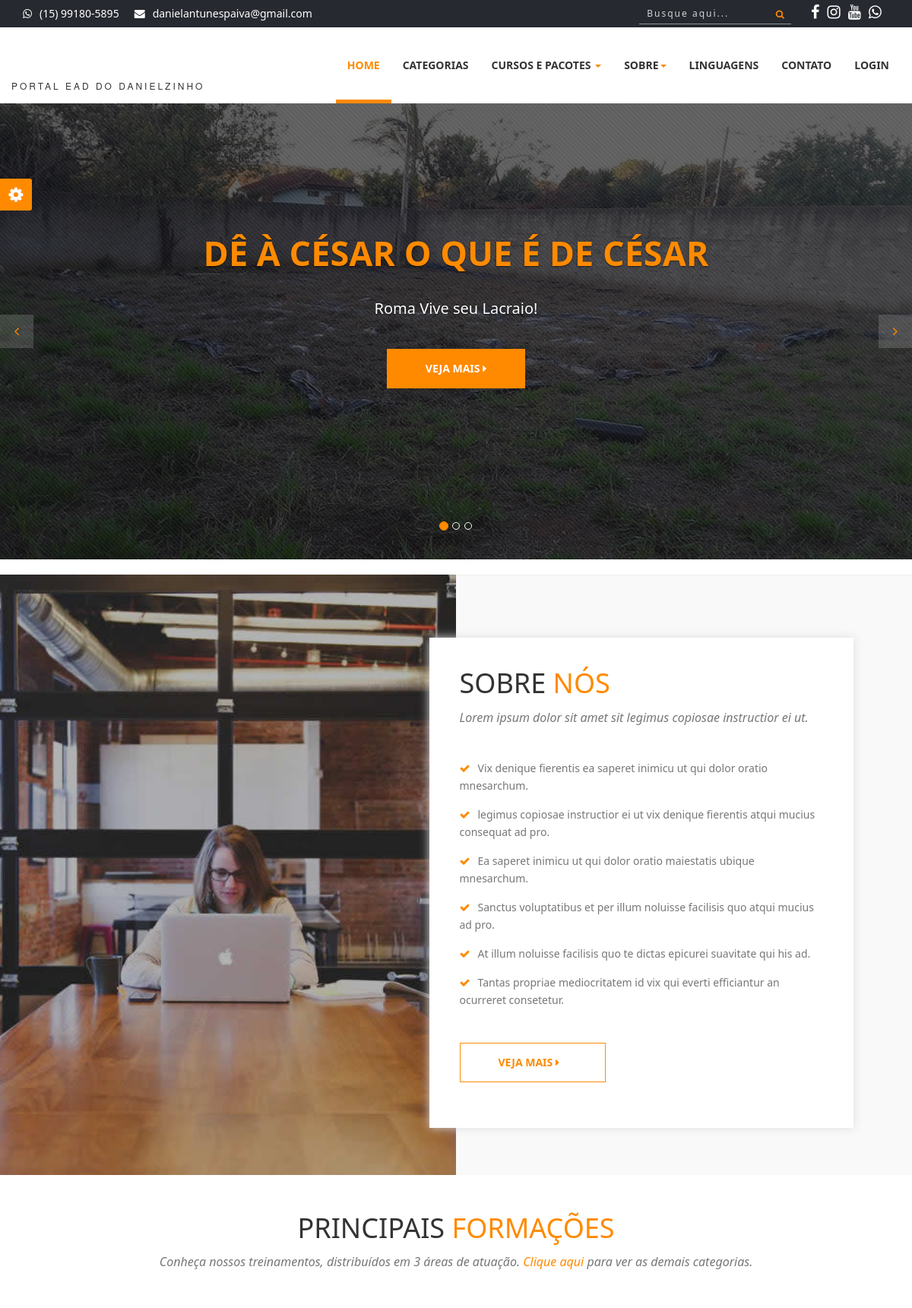
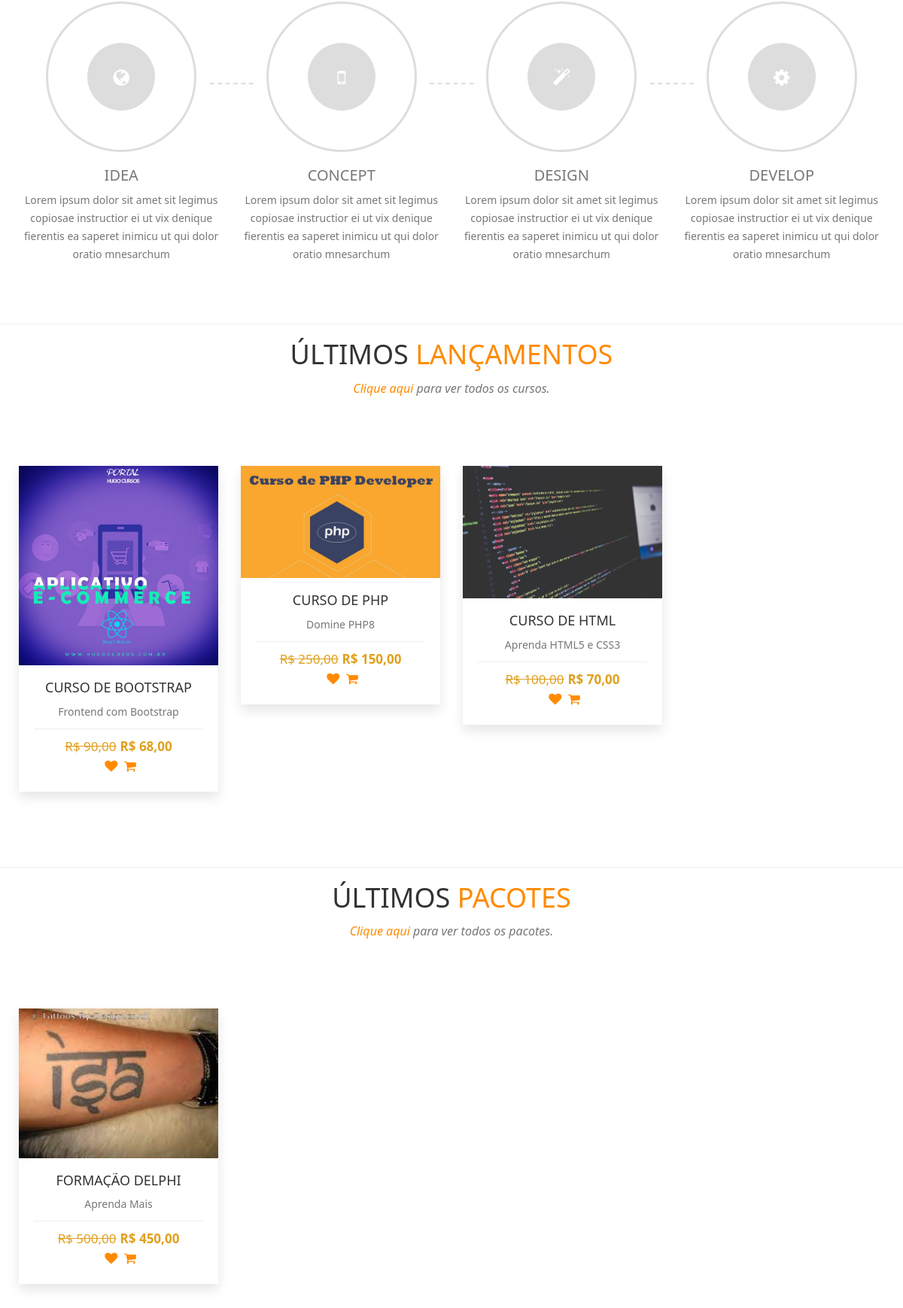
The page / (upper part) on the database its author committed (2 pictures, top to bottom).
### tables this page shows
CREATE TABLE `config` (
  `id` int(11) NOT NULL,
  `nome_sistema` varchar(50) NOT NULL,
  `email_sistema` varchar(50) NOT NULL,
  `tel_sistema` varchar(20) NOT NULL,
  `cnpj_sistema` varchar(25) DEFAULT NULL,
  `tipo_chave_pix` varchar(25) DEFAULT NULL,
  `chave_pix` varchar(100) DEFAULT NULL,
  `logo` varchar(20) NOT NULL,
  `icone` varchar(20) NOT NULL,
  `logo_rel` varchar(20) NOT NULL,
  `qrcode_pix` varchar(20) DEFAULT NULL,
  `facebook` varchar(120) DEFAULT NULL,
  `instagram` varchar(120) DEFAULT NULL,
  `youtube` varchar(120) DEFAULT NULL,
  `itens_pag` int(11) NOT NULL,
  `video_sobre` varchar(100) NOT NULL,
  `itens_relacionados` int(11) NOT NULL,
  `aulas_liberadas` int(11) NOT NULL,
  `desconto_pix` int(11) NOT NULL,
  `email_adm_mat` varchar(5) DEFAULT NULL
);

CREATE TABLE `banner_index` (
  `id` int(11) NOT NULL,
  `foto` varchar(100) NOT NULL,
  `link` varchar(60) NOT NULL,
  `titulo` varchar(50) NOT NULL,
  `descricao` varchar(160) NOT NULL,
  `ativo` varchar(5) NOT NULL
);

CREATE TABLE `cursos` (
  `id` int(11) NOT NULL,
  `nome` varchar(50) NOT NULL,
  `desc_rapida` varchar(60) NOT NULL,
  `desc_longa` text NOT NULL,
  `valor` decimal(8,2) NOT NULL,
  `professor` int(11) NOT NULL,
  `categoria` int(11) NOT NULL,
  `imagem` varchar(100) NOT NULL,
  `status` varchar(20) NOT NULL,
  `carga` int(11) NOT NULL,
  `mensagem` varchar(255) NOT NULL,
  `arquivo` varchar(150) NOT NULL,
  `ano` int(11) NOT NULL,
  `palavras` varchar(255) NOT NULL,
  `grupo` int(11) NOT NULL,
  `nome_url` varchar(150) NOT NULL,
  `pacote` varchar(100) NOT NULL,
  `sistema` varchar(5) NOT NULL,
  `link` varchar(150) NOT NULL,
  `tecnologias` varchar(150) NOT NULL,
  `promocao` decimal(8,2) NOT NULL
);

CREATE TABLE `pacotes` (
  `id` int(11) NOT NULL,
  `nome` varchar(50) NOT NULL,
  `desc_rapida` varchar(60) NOT NULL,
  `desc_longa` text NOT NULL,
  `valor` decimal(8,2) NOT NULL,
  `professor` int(11) NOT NULL,
  `imagem` varchar(100) NOT NULL,
  `grupo` int(11) NOT NULL,
  `ano` int(11) NOT NULL,
  `palavras` varchar(255) NOT NULL,
  `nome_url` varchar(150) NOT NULL,
  `video` varchar(150) NOT NULL,
  `linguagem` int(11) NOT NULL,
  `promocao` decimal(8,2) NOT NULL
);

### index.php (the view, shortened to what the rows shown need)
<?php
require_once('cabecalho.php');
$query = $pdo->query("SELECT * FROM banner_index WHERE ativo = 'Sim' ORDER BY id desc");
$res = $query->fetchAll(PDO::FETCH_ASSOC);
$total_reg = @count($res);
if ($total_reg > 0) {
?>
<div id="myCarousel" class="carousel slide">
        <div class="carousel-inner">
            <?php
            for ($i = 0; $i < $total_reg; $i++) {
                $titulo = $res[$i]['titulo'];
                $link = $res[$i]['link'];
                $descricao = $res[$i]['descricao'];
                $foto = $res[$i]['foto'];
                $classe_ativo = '';
                if ($i == 0) {
                    $classe_ativo = 'active';
                }
            ?>
                <div class="item <?php echo $classe_ativo ?>">
                    <div class="fill" style="background-image:url('sistema/painel-admin/img/banners/<?php echo $foto ?>');"></div>
                    <div class="carousel-caption slide-up">
                        <h1 class="banner_heading"><span><?php echo $titulo ?></span></h1>
                        <p class="banner_txt"><?php echo $descricao ?></p>
                        <div class="slider_btn">
                            <a href="<?php echo $link ?>" type="button" class="btn btn-default slide">Veja Mais <i class="fa fa-caret-right"></i></a>
                        </div>
                    </div>
                </div>
            <?php
            }
            ?>
        </div>
    </div>
<?php
}
?>
<section id="about">
    <div class="container-fluid">
        <div class="col-md-7 col-md-offset-5 col-sm-8 col-sm-offset-2 col-xs-12 text-inner ">
            <div class="text-block">
                <div class="section-heading">
                    <h1>SOBRE <span>NÓS</span></h1>
                </div>
            </div>
        </div>
    </div>
</section>
<section id="process">
    <div class="container">
        <div class="section-heading text-center">
            <div class="col-md-12 col-xs-12">
                <h1>Principais <span>Formações</span></h1>
            </div>
        </div>
    </div>
</section>
<?php
$query = $pdo->query("SELECT * FROM cursos WHERE status = 'Aprovado' AND sistema = 'Não' ORDER BY id desc limit 7");
$res = $query->fetchAll(PDO::FETCH_ASSOC);
$total_reg = @count($res);
if ($total_reg > 0) {
?>
<div class="section-heading text-center">
            <div class="col-md-12 col-xs-12">
                <h1>Últimos <span>Lançamentos</span></h1>
            </div>
        </div>
    <section id="portfolio">
        <div class="row" style="margin-left:10px; margin-right:10px; margin-top:-10px;">
            <?php
            for ($i = 0; $i < $total_reg; $i++) {
                $nome = $res[$i]['nome'];
                $desc_rapida = $res[$i]['desc_rapida'];
                $valor = $res[$i]['valor'];
                $promocao = $res[$i]['promocao'];
                $foto = $res[$i]['imagem'];
                $url = $res[$i]['nome_url'];
                $valorF = number_format($valor, 2, ',', '.',);
                $promocaoF = number_format($promocao, 2, ',', '.',);
            ?>
                <div class="col-xs-12 col-sm-6 col-md-3 col-lg-3 portfolio-item">
                    <div class="portfolio-one">
                        <div class="portfolio-head">
                            <div class="portfolio-img"><img alt="" src="sistema/painel-admin/img/cursos/<?php echo $foto ?>"></div>
                        </div>
                        <div class="portfolio-content" align="center">
                            <a href="curso-de-<?php echo $url ?>" title="Detalhes do Curso">
                                <h5 class="title"><?php echo $nome ?></h5>
                                <p style="margin-top:0px;"><?php echo $desc_rapida ?></p>
                            </a>
                            <div class="product-bottom-details">
                                <?php
                                if ($promocao > 0) {
                                ?>
                                    <div class="product-price"><small>R$ <?php echo $valorF ?></small>R$ <?php echo $promocaoF ?></div>
                                <?php } else { ?>
                                    <div class="product-price">R$ <?php echo $valorF ?></div>
                                <?php } ?>
                                <div class="product-links">
                                    <a href=""><i class="fa fa-heart"></i></a>
                                    <a href=""><i class="fa fa-shopping-cart"></i></a>
                                </div>
                            </div>
                        </div>
                    </div>
                </div>
            <?php
            }
            ?>
        </div>
    </section>
<?php
}
?>
<?php
$query = $pdo->query("SELECT * FROM pacotes ORDER BY id desc limit 4");
$res = $query->fetchAll(PDO::FETCH_ASSOC);
$total_reg = @count($res);
if ($total_reg > 0) {
?>
<div class="section-heading text-center">
            <div class="col-md-12 col-xs-12">
                <h1>Últimos <span>Pacotes</span></h1>
            </div>
        </div>
    <section id="portfolio">
        <div class="row" style="margin-left:10px; margin-right:10px; margin-top:-10px;">
            <?php
            for ($i = 0; $i < $total_reg; $i++) {
                $nome = $res[$i]['nome'];
                $desc_rapida = $res[$i]['desc_rapida'];
                $valor = $res[$i]['valor'];
                $promocao = $res[$i]['promocao'];
                $foto = $res[$i]['imagem'];
                $url = $res[$i]['nome_url'];
                $valorF = number_format($valor, 2, ',', '.',);
                $promocaoF = number_format($promocao, 2, ',', '.',);
            ?>
                <div class="col-xs-12 col-sm-6 col-md-3 col-lg-3 portfolio-item">
                    <div class="portfolio-one">
                        <div class="portfolio-head">
                            <div class="portfolio-img"><img alt="" src="sistema/painel-admin/img/pacotes/<?php echo $foto ?>"></div>
                        </div>
                        <div class="portfolio-content" align="center">
                            <a href="cursos-do-<?php echo $url ?>" title="Detalhes do Pacote">
                                <h5 class="title"><?php echo $nome ?></h5>
                                <p style="margin-top:0px;"><?php echo $desc_rapida ?></p>
                            </a>
                            <div class="product-bottom-details">
                                <?php
                                if ($promocao > 0) {
                                ?>
                                    <div class="product-price"><small>R$ <?php echo $valorF ?></small>R$ <?php echo $promocaoF ?></div>
                                <?php } else { ?>
                                    <div class="product-price">R$ <?php echo $valorF ?></div>
                                <?php } ?>
                                <div class="product-links">
                                    <a href=""><i class="fa fa-heart"></i></a>
                                    <a href=""><i class="fa fa-shopping-cart"></i></a>
                                </div>
                            </div>
                        </div>
                    </div>
                </div>
            <?php
            }
            ?>
        </div>
    </section>
<?php
}
?>
<?php
require_once('rodape.php');
?>

### cabecalho.php (shortened to what the rows shown need)
<?php
require_once('sistema/conexao.php');
?>
<!DOCTYPE html>
<html>
<head>
    <link rel="stylesheet" href="https://cdnjs.cloudflare.com/ajax/libs/font-awesome/4.5.0/css/font-awesome.min.css">
    <link rel="stylesheet" href="scss/main.css">
    <link rel="stylesheet" href="scss/skin.css">
    <link rel="stylesheet" href="scss/card.css">
    <link rel="stylesheet" href="scss/curso.css">
</head>
<body id="wrapper">
    <section id="top-header">
        <div class="container">
            <div class="row">
                <div class="col-md-7 col-sm-7 col-xs-7 top-header-links">
                    <ul class="contact_links">
                        <li><i class="fa fa-envelope"></i><a href="#"><?php echo $email_sistema ?></a></li>
                    </ul>
                </div>
            </div>
        </div>
    </section>
    <header>
        <nav class="navbar navbar-inverse" style="z-index: 1000">
            <div class="container">
                <div class="row">
                    <div class="navbar-header">
                        <a class="navbar-brand" href="./">
                            <h1> <img src="sistema/img/logo.png" alt="" width="60px">
                            </h1><span><?php echo $nome_sistema ?></span>
                        </a>
                    </div>
                </div>
            </div>
        </nav>
    </header>
    <div id="area-conteudo">

### rows shown on the page
config: email_sistema "danielantunespaiva@gmail.com", nome_sistema "PORTAL EAD DO DANIELZINHO"
banner_index: foto (picture), titulo "DÊ À CÉSAR O QUE É DE CÉSAR", descricao "Roma Vive seu Lacraio!"
cursos: imagem (picture), nome "CURSO DE BOOTSTRAP", desc_rapida "Frontend com Bootstrap", valor "90,00", promocao "68,00"
cursos: imagem (picture), nome "CURSO DE PHP", desc_rapida "Domine PHP8", valor "250,00", promocao "150,00"
cursos: imagem (picture), nome "CURSO DE HTML", desc_rapida "Aprenda HTML5 e CSS3", valor "100,00", promocao "70,00"
pacotes: imagem (picture), nome "FORMAÇÃO DELPHI", desc_rapida "Aprenda Mais", valor "500,00", promocao "450,00"

### other values the page prints
$tel_sistema "(15) 99180-5895"
$login "LOGIN"
$total_reg "3"
